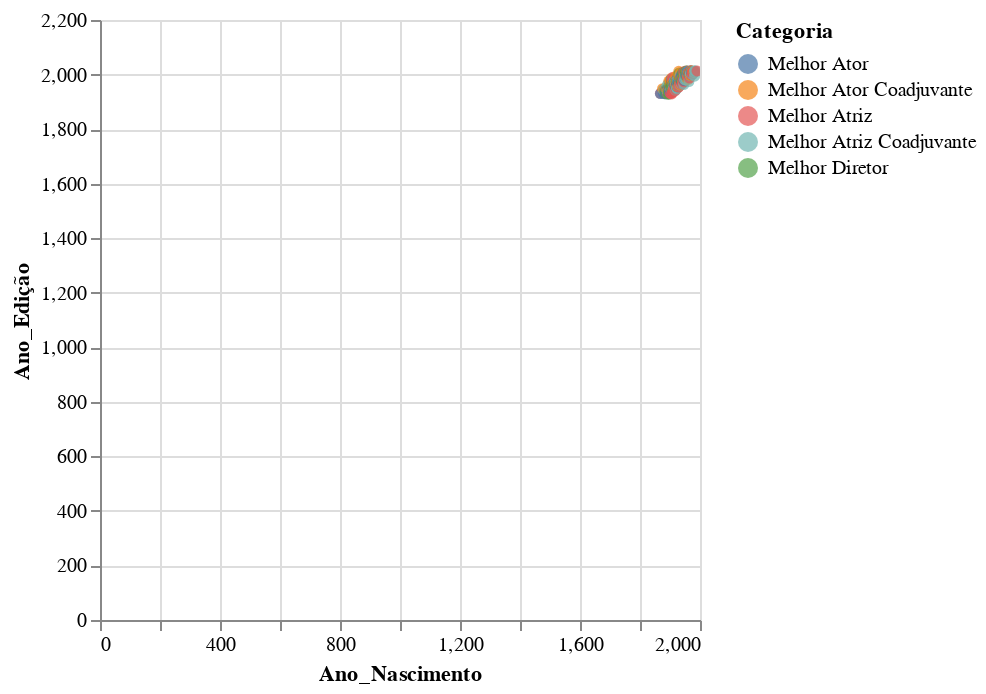

Notebook cell for this chart:
### Markdown cell above
Podemos observar que, enquanto o método de Pearson e de Spearman retornaram valores próximos, o de Kendall aponta uma correlação menor que os outros métodos.

Visualmente, podemos representar essa correlação com um gráfico de dispersão.

### Code cell
alt.Chart(oscar).mark_circle().encode(
    x='Ano_Nascimento',
    y='Ano_Edição',
    color='Categoria',
    tooltip=['Nome', 'Categoria', 'Ano_Nascimento', 'Ano_Edição']
).interactive()

### Figure 1 — Vega-Lite specification as saved in the notebook (floating-point values rounded to 4 significant figures; data arrays with more than 128 entries replaced by an {"elided": "..."} marker saying what was removed)
{"config": {"view": {"continuousWidth": 300, "continuousHeight": 300}}, "data": {"name": "data-06d1c38db22666009ebb04f092631739"}, "mark": {"type": "circle"}, "encoding": {"color": {"field": "Categoria", "type": "nominal"}, "tooltip": [{"field": "Nome", "type": "nominal"}, {"field": "Categoria", "type": "nominal"}, {"field": "Ano_Nascimento", "type": "quantitative"}, {"field": "Ano_Edição", "type": "quantitative"}], "x": {"field": "Ano_Nascimento", "type": "quantitative"}, "y": {"field": "Ano_Edição", "type": "quantitative"}}, "params": [{"name": "param_1", "select": {"type": "interval", "encodings": ["x", "y"]}, "bind": "scales"}], "$schema": "https://vega.github.io/schema/vega-lite/v5.20.1.json", "datasets": {"data-06d1c38db22666009ebb04f092631739": {"elided": "415 records"}}}
